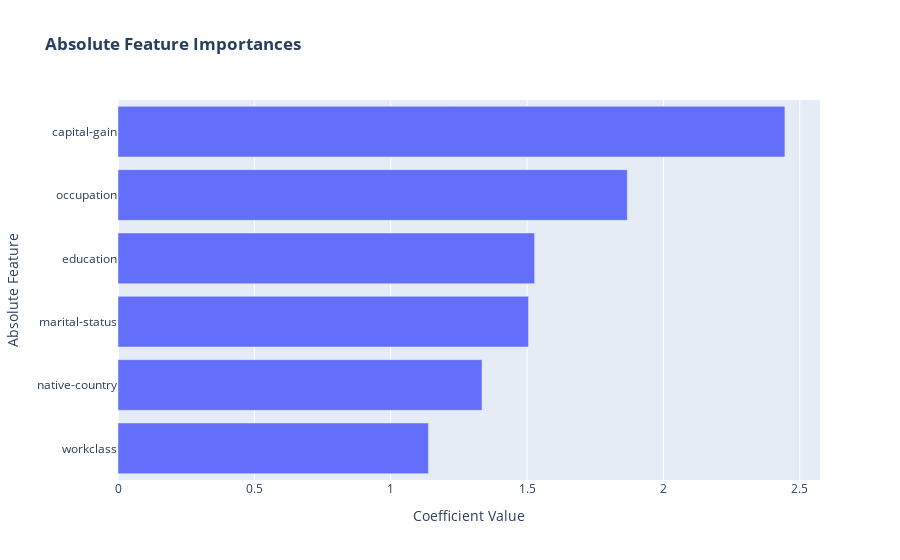

This figure's notebook cell:
### Code cell
# feature importance bar plot
top_5 = aggregated_importance[:6].sort_values(ascending=False).reset_index()
top_5.columns = ['Original Feature', 'Value']

# Create the bar plot
fig = px.bar(
    top_5,
    x='Value',
    y='Original Feature',
    orientation='h',
    title="<b>Absolute Feature Importances</b>",
    labels={
        "Original Feature": "Absolute Feature",
        "Value": "Coefficient Value"
    },
    category_orders={
        "Original Feature": top_5['Original Feature'].tolist()
    }
)

# fig.update_layout(
#     plot_bgcolor='white',   # Background of the plot area
#     paper_bgcolor='lightgray',   # Background outside the plot area
#     font=dict(
#         color='black'
#     )
# )

fig.show()

### Figure 1 — Plotly figure (JSON) as saved in the notebook; plotly's stock layout.template omitted (floating-point values rounded to 4 significant figures)
{"data": [{"alignmentgroup": "True", "hovertemplate": "Coefficient Value=%{x}<br>Absolute Feature=%{y}<extra></extra>", "legendgroup": "", "marker": {"color": "#636efa", "pattern": {"shape": ""}}, "name": "", "offsetgroup": "", "orientation": "h", "showlegend": false, "textposition": "auto", "type": "bar", "x": [2.446, 1.868, 1.528, 1.505, 1.335, 1.138], "xaxis": "x", "y": ["capital-gain", "occupation", "education", "marital-status", "native-country", "workclass"], "yaxis": "y"}], "layout": {"barmode": "relative", "legend": {"tracegroupgap": 0}, "title": {"text": "<b>Absolute Feature Importances</b>"}, "xaxis": {"anchor": "y", "domain": [0, 1], "title": {"text": "Coefficient Value"}}, "yaxis": {"anchor": "x", "categoryarray": ["workclass", "native-country", "marital-status", "education", "occupation", "capital-gain"], "categoryorder": "array", "domain": [0, 1], "title": {"text": "Absolute Feature"}}}}
